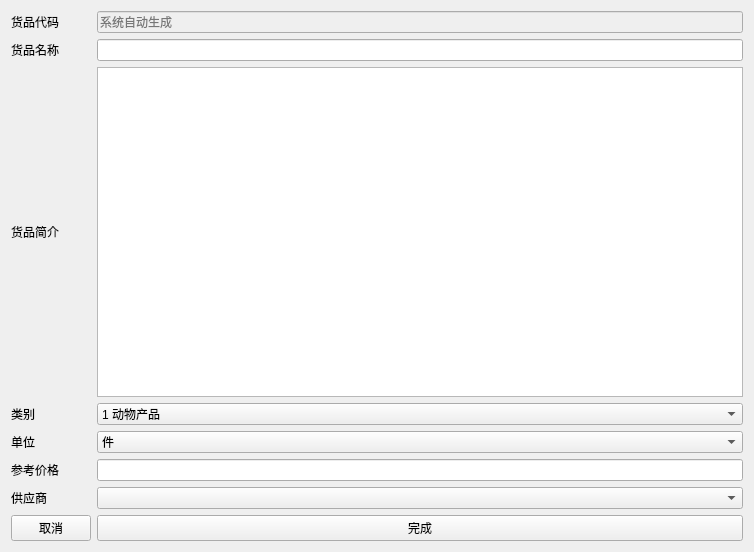
<?xml version="1.0" encoding="UTF-8"?>
<ui version="4.0">
 <class>GoodAdd</class>
 <widget class="QWidget" name="GoodAdd">
  <property name="geometry">
   <rect>
    <x>0</x>
    <y>0</y>
    <width>754</width>
    <height>552</height>
   </rect>
  </property>
  <property name="windowTitle">
   <string>货品添加界面</string>
  </property>
  <layout class="QGridLayout" name="gridLayout_2">
   <item row="0" column="0">
    <layout class="QGridLayout" name="gridLayout">
     <item row="0" column="0">
      <widget class="QLabel" name="label_2">
       <property name="text">
        <string>货品代码</string>
       </property>
      </widget>
     </item>
     <item row="2" column="0">
      <widget class="QLabel" name="label">
       <property name="text">
        <string>货品名称</string>
       </property>
      </widget>
     </item>
     <item row="4" column="0">
      <widget class="QLabel" name="label_8">
       <property name="text">
        <string>类别</string>
       </property>
      </widget>
     </item>
     <item row="4" column="2">
      <widget class="QComboBox" name="typeCombox">
       <item>
        <property name="text">
         <string>1 动物产品</string>
        </property>
       </item>
       <item>
        <property name="text">
         <string>2 植物产品</string>
        </property>
       </item>
       <item>
        <property name="text">
         <string>3 动、植物油、脂、蜡</string>
        </property>
       </item>
       <item>
        <property name="text">
         <string>4 食品、饮料、酒、醋；烟草</string>
        </property>
       </item>
       <item>
        <property name="text">
         <string>5 矿产品</string>
        </property>
       </item>
       <item>
        <property name="text">
         <string>6 化学工业及其</string>
        </property>
       </item>
       <item>
        <property name="text">
         <string>7 塑料、橡胶及其制品</string>
        </property>
       </item>
       <item>
        <property name="text">
         <string>8 生皮、皮革、毛皮；鞍具；旅行用品；手提包</string>
        </property>
       </item>
       <item>
        <property name="text">
         <string>9 木及木制品；木炭；稻草，秸秆，编制材料制品</string>
        </property>
       </item>
       <item>
        <property name="text">
         <string>10 木浆及其他纤维状纤维素；纸及纸板</string>
        </property>
       </item>
       <item>
        <property name="text">
         <string>11 纺织原料及纺织制品</string>
        </property>
       </item>
       <item>
        <property name="text">
         <string>12 鞋、帽、伞、鞭机器零件；羽毛；人造花；人发</string>
        </property>
       </item>
       <item>
        <property name="text">
         <string>13 石料、石膏、水泥、云母；陶瓷；玻璃</string>
        </property>
       </item>
       <item>
        <property name="text">
         <string>14 天然及养殖珍珠、宝石、贵金属及其制品；首饰；硬币</string>
        </property>
       </item>
       <item>
        <property name="text">
         <string>15 贱金属及其制品</string>
        </property>
       </item>
       <item>
        <property name="text">
         <string>16 机器、机械器具、电气设备及其零件；录音机，电视，声音相关机器</string>
        </property>
       </item>
       <item>
        <property name="text">
         <string>17 车辆、航空器、船舶及有关运输设备；</string>
        </property>
       </item>
       <item>
        <property name="text">
         <string>18 光学、照相、电影、计算、校验、医疗或外科用仪器及精密仪器；钟表；乐器</string>
        </property>
       </item>
       <item>
        <property name="text">
         <string>19 武器、弹药及其零件</string>
        </property>
       </item>
       <item>
        <property name="text">
         <string>20 杂项制品</string>
        </property>
       </item>
       <item>
        <property name="text">
         <string>21 艺术品、收藏品及古物</string>
        </property>
       </item>
      </widget>
     </item>
     <item row="2" column="2">
      <widget class="QLineEdit" name="nameEdit"/>
     </item>
     <item row="7" column="0">
      <widget class="QLabel" name="label_3">
       <property name="text">
        <string>供应商</string>
       </property>
      </widget>
     </item>
     <item row="5" column="0">
      <widget class="QLabel" name="label_4">
       <property name="text">
        <string>单位</string>
       </property>
      </widget>
     </item>
     <item row="3" column="0">
      <widget class="QLabel" name="label_5">
       <property name="text">
        <string>货品简介</string>
       </property>
      </widget>
     </item>
     <item row="5" column="2">
      <widget class="QComboBox" name="unitCombox">
       <item>
        <property name="text">
         <string>件</string>
        </property>
       </item>
       <item>
        <property name="text">
         <string>箱</string>
        </property>
       </item>
       <item>
        <property name="text">
         <string>包</string>
        </property>
       </item>
       <item>
        <property name="text">
         <string>桶</string>
        </property>
       </item>
       <item>
        <property name="text">
         <string>捆</string>
        </property>
       </item>
       <item>
        <property name="text">
         <string>台</string>
        </property>
       </item>
       <item>
        <property name="text">
         <string>盒</string>
        </property>
       </item>
       <item>
        <property name="text">
         <string>克</string>
        </property>
       </item>
       <item>
        <property name="text">
         <string>千克</string>
        </property>
       </item>
       <item>
        <property name="text">
         <string>吨</string>
        </property>
       </item>
       <item>
        <property name="text">
         <string>米(长度)</string>
        </property>
       </item>
       <item>
        <property name="text">
         <string>平方米(面积)</string>
        </property>
       </item>
       <item>
        <property name="text">
         <string>立方米(体积)</string>
        </property>
       </item>
      </widget>
     </item>
     <item row="6" column="0">
      <widget class="QLabel" name="label_6">
       <property name="text">
        <string>参考价格</string>
       </property>
      </widget>
     </item>
     <item row="0" column="2">
      <widget class="QLineEdit" name="lineEdit">
       <property name="enabled">
        <bool>false</bool>
       </property>
       <property name="placeholderText">
        <string>系统自动生成</string>
       </property>
      </widget>
     </item>
     <item row="6" column="2">
      <widget class="QLineEdit" name="valueEdit"/>
     </item>
     <item row="3" column="2">
      <widget class="QTextEdit" name="detailEdit"/>
     </item>
     <item row="7" column="2">
      <widget class="QComboBox" name="supplierCombox"/>
     </item>
     <item row="8" column="0">
      <widget class="QPushButton" name="editButton">
       <property name="text">
        <string>取消</string>
       </property>
      </widget>
     </item>
     <item row="8" column="2">
      <widget class="QPushButton" name="doneButton">
       <property name="text">
        <string>完成</string>
       </property>
      </widget>
     </item>
    </layout>
   </item>
  </layout>
 </widget>
 <resources/>
 <connections/>
</ui>
